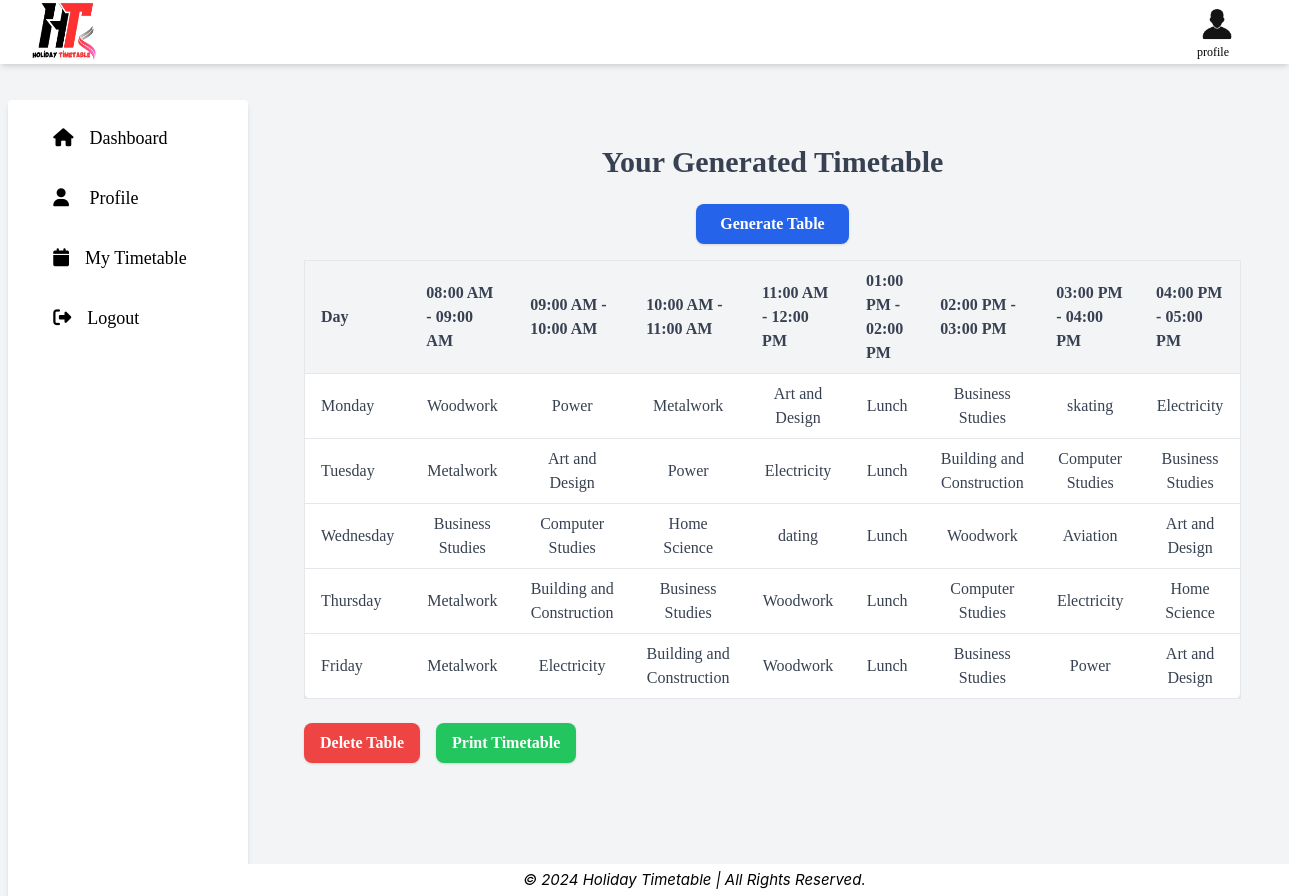
Page /generate-timetable/ (signed in) on the committed database.
### students/models.py (models this page shows, shortened)
class Timetable(models.Model):
    user = models.ForeignKey(User, on_delete=models.CASCADE)
    subject = models.CharField(max_length=100)
    day = models.CharField(max_length=20)
    time_slot = models.CharField(max_length=20,null=True)
    special_time = models.CharField(max_length=100, null=True)
    time_range = models.CharField(max_length=100, null=True)

### students/views.py (the view, shortened to what this page needs)
# urls.py: path('generate-timetable/', views.generate_timetable, name='generate_timetable'),
@login_required
def generate_timetable(request):
    timetable_entries = []
    days = ['Monday', 'Tuesday', 'Wednesday', 'Thursday', 'Friday']
    time_slots = [
        '08:00 AM - 09:00 AM',
        '09:00 AM - 10:00 AM',
        '10:00 AM - 11:00 AM',
        '11:00 AM - 12:00 PM',
        '01:00 PM - 02:00 PM',
        '02:00 PM - 03:00 PM',
        '03:00 PM - 04:00 PM',
        '04:00 PM - 05:00 PM'
    ]
    timetable_entries = Timetable.objects.filter(user=request.user)
    events = []
    for entry in timetable_entries:
        start_time, end_time = entry.time_slot.split(" - ")
        start_datetime = datetime.strptime(f"{entry.day} {start_time}", "%A %I:%M %p")
        end_datetime = datetime.strptime(f"{entry.day} {end_time}", "%A %I:%M %p")
        events.append({
            'title': entry.subject,
            'start': start_datetime.isoformat(),
            'end': end_datetime.isoformat(),
        })
    context = {
        'timetable_entries': timetable_entries,
        'days': days,
        'time_slots': time_slots,
        'events': events,
    }
    return render(request, 'generate_timetable.html', context)

### students/templates/generate_timetable.html (shortened to what this page needs)
{% extends 'base.html' %}
{%load static %}
{% block content %}
<!DOCTYPE html>
<html lang="en">
<head>
</head>
<body class="bg-gray-100 font-sans leading-normal tracking-normal">
    <div class="container mx-auto p-4">
        <h1 class="text-3xl font-bold text-center mb-6 text-gray-700">Your Generated Timetable</h1>
        <div class="text-center mb-4">
            <button onclick="toggleForm()" class="px-6 py-2 bg-blue-600 text-white font-semibold rounded-lg shadow hover:bg-blue-700 focus:outline-none">
                Generate Table
            </button>
        </div>
        {% if timetable_entries %}
            <div class="overflow-x-auto">
                <table class="min-w-full bg-white border border-gray-200 rounded-lg shadow-lg">
                    <thead>
                        <tr>
                            <th class="px-4 py-2 bg-gray-100 border-b border-gray-200 text-left font-semibold text-gray-700">Day</th>
                            {% for time in time_slots %}
                                <th class="px-4 py-2 bg-gray-100 border-b border-gray-200 text-left font-semibold text-gray-700">{{ time }}</th>
                            {% endfor %}
                        </tr>
                    </thead>
                    <tbody>
                        {% for day in days %}
                        <tr>
                            <td class="px-4 py-2 border-b border-gray-200 text-gray-700">{{ day }}</td>
                            {% for time in time_slots %}
                                <td class="px-4 py-2 border-b border-gray-200 text-center text-gray-700">
                                    {% for entry in timetable_entries %}
                                        {% if entry.day == day and entry.time_slot == time %}
                                            {{ entry.subject }}
                                        {% endif %}
                                    {% endfor %}
                                </td>
                            {% endfor %}
                        </tr>
                        {% endfor %}
                    </tbody>
                </table>
            </div>
            <div class="mt-6 flex space-x-4">
                <button id="deleteButton" data-url="{% url 'delete_timetable' %}" class="px-4 py-2 bg-red-500 text-white font-semibold rounded-lg shadow hover:bg-red-600">Delete Table</button>
                <button onclick="printTimetable()" class="px-4 py-2 bg-green-500 text-white font-semibold rounded-lg shadow hover:bg-green-600">Print Timetable</button>
            </div>
        {% else %}
            <p class="text-center text-gray-600 mt-4">No timetable has been generated yet. Please input your subjects and generate one.</p>
        {% endif %}
    </div>
</body>
</html>
{% endblock %}

### rows in the picture
Timetable: subject "Woodwork"
Timetable: subject "Power"
Timetable: subject "Metalwork"
Timetable: subject "Art and Design"
Timetable: subject "Lunch"
Timetable: subject "Business Studies"
Timetable: subject "skating"
Timetable: subject "Electricity"
Timetable: subject "Metalwork"
Timetable: subject "Art and Design"
Timetable: subject "Power"
Timetable: subject "Electricity"
Timetable: subject "Lunch"
Timetable: subject "Building and Construction"
Timetable: subject "Computer Studies"
Timetable: subject "Business Studies"
Timetable: subject "Business Studies"
Timetable: subject "Computer Studies"
Timetable: subject "Home Science"
Timetable: subject "dating"
Timetable: subject "Lunch"
Timetable: subject "Woodwork"
Timetable: subject "Aviation"
Timetable: subject "Art and Design"
Timetable: subject "Metalwork"
Timetable: subject "Building and Construction"
Timetable: subject "Business Studies"
Timetable: subject "Woodwork"
Timetable: subject "Lunch"
Timetable: subject "Computer Studies"
Timetable: subject "Electricity"
Timetable: subject "Home Science"
Timetable: subject "Metalwork"
Timetable: subject "Electricity"
Timetable: subject "Building and Construction"
Timetable: subject "Woodwork"
Timetable: subject "Lunch"
Timetable: subject "Business Studies"
Timetable: subject "Power"
Timetable: subject "Art and Design"

### other values in the picture
{{ time }} "08:00 AM - 09:00 AM" "09:00 AM - 10:00 AM" "10:00 AM - 11:00 AM" "11:00 AM - 12:00 PM" "01:00 PM - 02:00 PM" "02:00 PM - 03:00 PM" "03:00 PM - 04:00 PM" "04:00 PM - 05:00 PM"
{{ day }} "Monday" "Tuesday" "Wednesday" "Thursday" "Friday"
